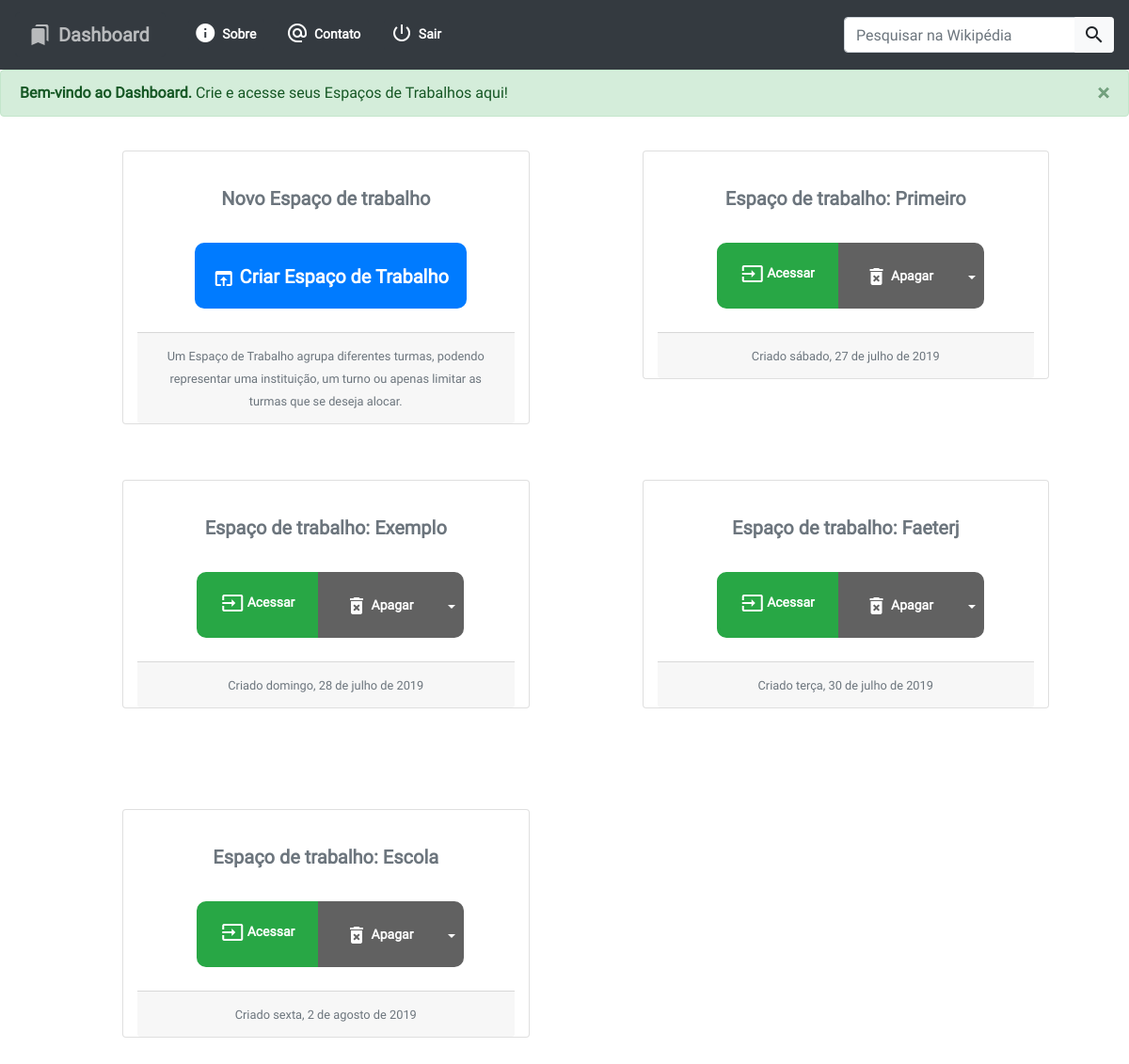
/app/view/dashboard.php (signed in), run on the app's committed database.
### tables this page shows
CREATE TABLE `workspace` (
  `id_workspace` int(11) NOT NULL,
  `nome_workspace` varchar(30) NOT NULL,
  `data_criacao` date NOT NULL DEFAULT current_timestamp(),
  `id_usuario` int(11) NOT NULL
);

### app/model/conection.php (called while the page is built, shortened)
<?php
	function conect(){
		$pdo = new PDO("mysql:host=localhost;dbname=alocadb", "acess", "pass@1234");
		return $pdo;
	}
	function nome_from_login($login){
		$pdo = conect();
		$sql = "SELECT user_nome FROM usuario WHERE usuario.login=:nome";
		$busca = $pdo->prepare($sql);
		$busca->bindValue(":nome",$login);
		$busca->execute();
		$data = $busca->fetchAll(0);
		return $data[0][0];
	}
	function id_from_login($login){
		$pdo = conect();
		$sql = "SELECT id_user FROM usuario WHERE usuario.login=:nome";
		$busca = $pdo->prepare($sql);
		$busca->bindValue(":nome",$login);
		$busca->execute();
		$data = $busca->fetchAll(0);
		return $data[0][0];
	}
    function dashboard_load($login){
    	$pdo = new PDO("mysql:host=localhost;dbname=alocadb", "acess", "pass@1234");
    	$limpa = $pdo->prepare("RESET QUERY CACHE; ");
    	$limpa->execute();
    	$busca = $pdo->prepare("SELECT id_user FROM usuario WHERE login=:login;");
    	$busca->bindValue(":login", $login);
		$busca->execute();
		$usuario = $busca->fetchAll(0);
        $areas = $pdo->prepare("SELECT nome_workspace, id_workspace FROM workspace WHERE id_usuario=:usuario");
    	$areas->bindValue(":usuario", $usuario[0][0]);
    	$areas->execute();
    	$data = $areas->fetchAll(0);
    	return $data;
    }
    function data_workspace($nome_workspace, $login){
		$pdo = conect();
		$idioma = 'SET lc_time_names = "pt_br"';
		$ini = $pdo->prepare($idioma);
		$ini->execute();
		$sql = 'SELECT DATE_FORMAT(data_criacao ,"%W,  %e de %M de %Y")
				FROM workspace
				WHERE workspace.nome_workspace=:nome
					AND workspace.id_usuario=:id';
		$busca = $pdo->prepare($sql);
		$busca->bindValue(":nome",$nome_workspace);
		$id = id_from_login($login);
		$busca->bindValue(":id",$id);
		$busca->execute();
		$data = $busca->fetchAll(0);
		$id = $data[0][0];
		return $id;
	}
 ?>

### app/view/dashboard.php (the view, shortened to what this page needs)
<!DOCTYPE html>
<html lang="pt-br">
	<head>
		<link rel="stylesheet" href="src/bootstrap.min.css" />
        <link rel="stylesheet" href="src/roboto.css" />
        <link rel="stylesheet" href="src/icon.css" />
        <link rel="stylesheet" href="style/main.css" />
		<link rel="stylesheet" href="style/tests.css" />
	</head>
	<body>
		<?php
			include '../model/conection.php';
			$data = dashboard_load($_SESSION['usuario']);
		?>
	<nav class="navbar navbar-expand-sm navbar-dark bg-dark">
	  	<a class="navbar-brand" href="#">
	  		<button class="btn btn-dark btn-lg" disabled>
		    		   <i class="material-icons">bookmarks</i>
                   Dashboard
    			</button>
		</a>
	  	<div class="collapse navbar-collapse" id="navbarTogglerDemo03">
			<ul class="navbar-nav mr-auto mt-2 mt-lg-0">
				<li class="nav-item active" onclick="info();">
					<a class="nav-link" href="#">
						<button class="btn btn-dark btn-sm">
							<i class="material-icons">info</i>
							Sobre
						</button>
					</a>
		  		</li>
		  		<li class="nav-item">
					<a class="nav-link" href="#" onclick="contato();">
						<button class="btn btn-dark btn-sm">
							<i class="material-icons">alternate_email</i>
							Contato
						</button>
					</a>
		  		</li>
			   				<?php echo(nome_from_login($_SESSION['usuario'])); ?>
		  		<li class="nav-item">
		   			<a class="nav-link" href="#">
		   				<button class="btn btn-dark btn-sm" onclick="exit();">
			   				<i class="material-icons">power_settings_new</i>
			   				Sair
		   				</button>
		   			</a>
		  		</li>
			</ul>
			<div class="form-inline my-2 my-lg-0" >
				<div class="input-group ">
			  		<input id="busca" class="form-control  " type="text" placeholder="Pesquisar na Wikipédia" aria-label="Pesquisar">
			  		<div class="input-group-append ">
			  			<button class="btn btn-light btn-sm" onclick="search_p(document.getElementById('busca').value)"><i class="material-icons">search</i></button>
			  		</div>
			  	</div>
			</div>
	  	</div>
	</nav>
	<div class="alert alert-success alert-dismissible fade show" role="alert">
	  <strong>Bem-vindo ao Dashboard.</strong> Crie e acesse seus Espaços de Trabalhos aqui!
	  <button type="button" class="close" data-dismiss="alert" aria-label="Close">
		<span aria-hidden="true">&times;</span>
	  </button>
	</div>
	<div class=" container-fluid row " style="width: 95%; margin: 0 auto; flex-direction: row; align-items: center; " >
	<div class="col-5 " style="margin: 20px; margin-left: 70px; height: 310px;">
			<div class="col-12  text-center card ">
				<div class="card-body">
					<h5 class="card-title  text-muted">Novo Espaço de trabalho</h5>
					<div class="btn-group " role="group" aria-label="Button group with nested dropdown">
						<button class="btn btn-primary drag drag-btn-primary btn-lg btn-cad bg-primary"><i class="material-icons">open_in_browser</i> Criar Espaço de Trabalho</button>
				     </div>
				</div>
				<div class="card-footer text-center">
					<small class=" text-muted">
						Um Espaço de Trabalho agrupa diferentes turmas, podendo representar uma instituição, um turno ou apenas limitar as turmas que se deseja alocar.
					</small>
				</div>
			</div>
		</div>
		<?php
			foreach($data as $space){
				echo('	<div class="col-5 " style="margin: 20px;  margin-left: 70px; height: 310px;">
							<div class="col-12 text-center card">
								<div class="card-body">
									<h5 class="card-title  text-muted">Espaço de trabalho: '.$space['nome_workspace'].'</h5>
									<div class="btn-group " role="group" aria-label="Button group with nested dropdown">
										<button class="btn btn-success drag btn-sm bg-success border-success" onclick="home(\''.base64_encode($space['id_workspace']).'\');">
											<i class="material-icons">input</i>
											Acessar '.$space['nome_workspace'].'</button>
										 <button id="'.$space['nome_workspace'].'" type="button" class="btn btn-danger drag btn-sm btn-confirm-ws btn-confirm" onclick="ev_workspace(event, \''. $_SESSION['usuario'] .'\' )">
								                <i class="material-icons">delete_forever</i> Apagar
								         </button>
								         <button id="drop'.$space['nome_workspace'].'" type="button" class="btn btn-dark drag drag-sm btn-sm dropdown-toggle dropdown-toggle-split" data-toggle="dropdown" aria-haspopup="true" aria-expanded="false">
								         </button>
								         <div class="dropdown-menu" aria-labelledby="drop'.$space['nome_workspace'].'">
								         	<span class="dropdown-header text-center bg-dark"><button class="btn btn-dark btn-sm" disabled><i class="material-icons">settings</i> Definições</button></span>
											<a class="dropdown-item" href="#" onclick="gerenciar(\''.base64_encode($space['id_workspace']).'\');">Gerenciar Turmas</a>
											<a class="dropdown-item" href="#" onclick="importar(\''.base64_encode($space['id_workspace']).'\');">Importar <span class="nowrap badge badge-success badge-pill">XLSX</span></a>
											<a class="dropdown-item" href="#" onclick="exportar_planilha(\''.base64_encode($space['id_workspace']).'\');">Exportar <span class="nowrap badge badge-success badge-pill">XLSX</span></a>
										  </div>
								     </div>
								</div>
								<div class="card-footer text-center">
									<small class=" text-muted">
										Criado '. data_workspace($space['nome_workspace'], $_SESSION['usuario']) .'
			  						</small>
		  						</div>
							</div>
						</div>');
			}
		?>
		</div>
	</body>
</html>

### app/view/style/main.css (style rules this page uses)
body { font-family: "Roboto", sans-serif; margin-bottom: 100px; min-width: 400px; min-height: 235px; animation-name: corpo; animation-duration: 2s; animation-iteration-count: 1; }
.btn { font-weight: bold; }
button.drag { height: 70px; transition: 1s; }
.drag { width: 130px; margin-top: 5px; margin-bottom: 5px; margin-left: 10px; line-height: 50px; border-width: 3px; border-color: #616161; border-style: solid; background-color: #616161; -webkit-border-radius: 10px; -moz-border-radius: 10px; border-radius: 10px; text-align: center; font-weight: bold; color: white; z-index: 12; transition: 2s; }
.drag-sm { width: auto; padding-left: 25px; padding-right: 25px; padding-top: 10px; padding-bottom: 10px; }
.drag-btn-primary { width: auto; height: auto; border-color: rgba(76, 175, 79, 0); }
input:focus, input { box-shadow: 0 0 0 0; border: 0 none; outline: 0; }
button i, button { position: relative; text-align: center; vertical-align: middle; }
.card { animation-name: card; animation-duration: 4s; animation-iteration-count: 1; }
.card-title { font-weight: bolder; padding-top: 5%; padding-bottom: 5%; }
a i { vertical-align: center; box-align: center; position: relative; top: 50%; transform: translate(-10%, -10%); }

### data on the page
workspace: nome_workspace "Primeiro", usuario "sábado, 27 de julho de 2019"
workspace: nome_workspace "Exemplo", usuario "domingo, 28 de julho de 2019"
workspace: nome_workspace "Faeterj", usuario "terça, 30 de julho de 2019"
workspace: nome_workspace "Escola", usuario "sexta, 2 de agosto de 2019"
